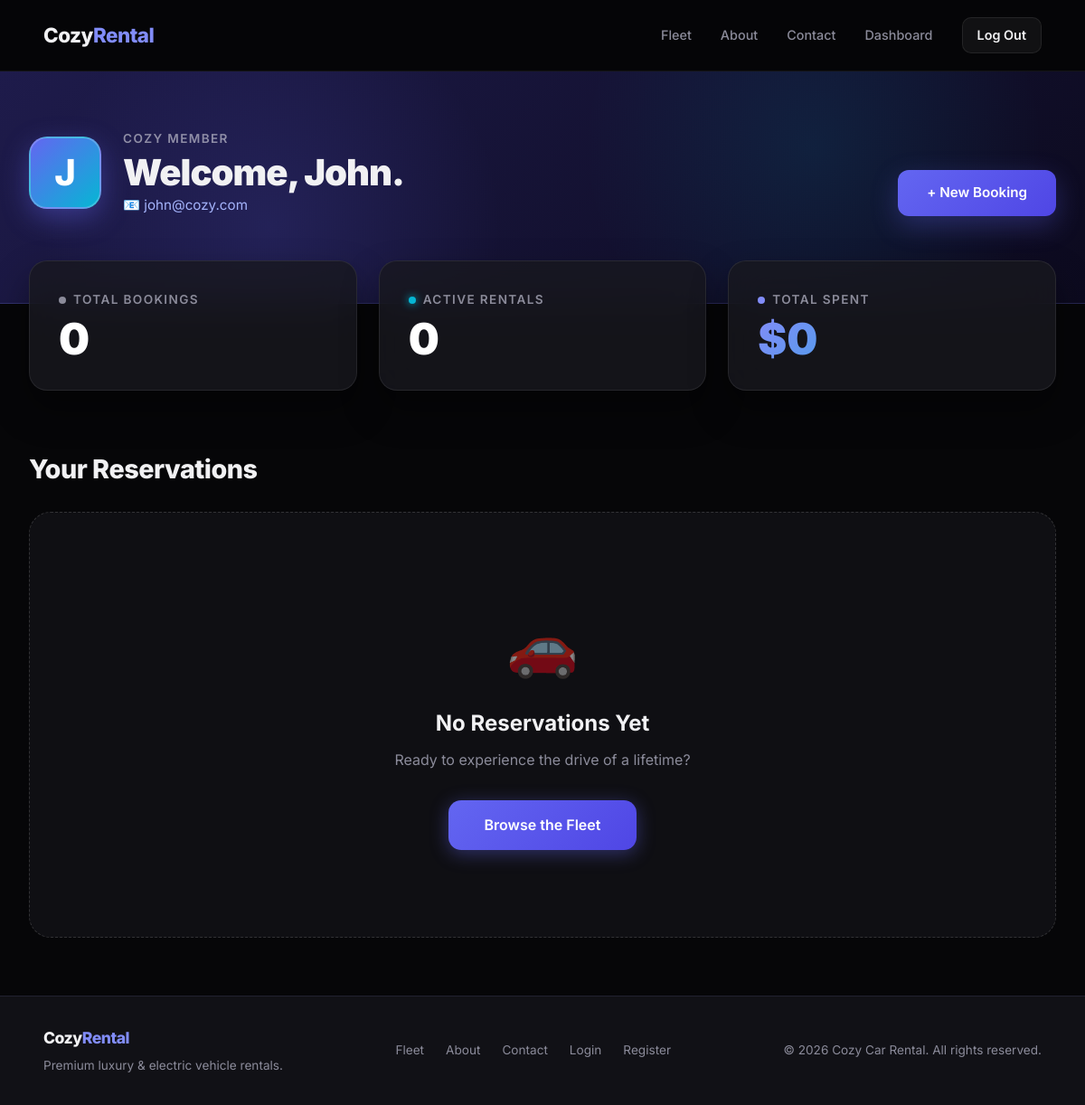
/dashboard.php (signed in), run on the app's committed database.
### tables this page shows
CREATE TABLE "User" (
    "id" TEXT NOT NULL PRIMARY KEY,
    "name" TEXT NOT NULL,
    "email" TEXT NOT NULL,
    "password" TEXT NOT NULL,
    "role" TEXT NOT NULL DEFAULT 'CUSTOMER',
    "licenseUrl" TEXT,
    "licenseStatus" TEXT NOT NULL DEFAULT 'PENDING',
    "createdAt" DATETIME NOT NULL DEFAULT CURRENT_TIMESTAMP,
    "updatedAt" DATETIME NOT NULL
);

### dashboard.php (the view, shortened to what this page needs)
<?php
require_once 'header.php';
$uStmt = $pdo->prepare("SELECT * FROM User WHERE id = ?");
$uStmt->execute([$_SESSION['user_id']]);
$user = $uStmt->fetch();
$bStmt = $pdo->prepare("
    SELECT b.*, c.brand, c.model, c.category, c.images
    FROM Booking b
    JOIN Car c ON b.carId = c.id
    WHERE b.userId = ?
    ORDER BY b.createdAt DESC
");
$bStmt->execute([$_SESSION['user_id']]);
$bookings = $bStmt->fetchAll();
$active   = array_filter($bookings, fn($b) => $b['status'] === 'PENDING' || $b['status'] === 'ACTIVE');
?>
<div style="background: var(--bg); min-height: calc(100vh - 80px);">
  <div style="position: relative; overflow: hidden; padding: 4rem 2rem 6rem; background: linear-gradient(135deg, #1e1b4b 0%, #0c0a1e 100%); border-bottom: 1px solid rgba(129,140,248,0.2);">
    <div style="position:absolute;top:-50%;left:0;width:600px;height:600px;background:radial-gradient(circle, rgba(99,102,241,0.15) 0%, transparent 60%);pointer-events:none;"></div>
    <div style="position:absolute;bottom:-50%;right:0;width:600px;height:600px;background:radial-gradient(circle, rgba(6,182,212,0.1) 0%, transparent 60%);pointer-events:none;"></div>
    <div style="max-width: 1200px; margin: 0 auto; position: relative; z-index: 10; display: flex; justify-content: space-between; align-items: flex-end; flex-wrap: wrap; gap: 2rem;">
      <div style="display: flex; align-items: center; gap: 1.5rem;">
        <div style="width: 80px; height: 80px; border-radius: 20px; background: linear-gradient(135deg, #6366f1, #06b6d4); display: flex; align-items: center; justify-content: center; font-size: 2.5rem; font-weight: 800; color: white; box-shadow: 0 10px 30px rgba(99,102,241,0.4); border: 2px solid rgba(255,255,255,0.2);">
          <?php echo strtoupper(substr($user['name'], 0, 1)); ?>
        </div>
        <div>
          <p style="color: rgba(255,255,255,0.5); font-size: 0.85rem; font-weight: 600; text-transform: uppercase; letter-spacing: 0.1em; margin-bottom: 0.4rem;">Cozy Member</p>
          <h1 style="font-size: 2.5rem; font-weight: 900; letter-spacing: -1px; line-height: 1; margin-bottom: 0.25rem;">
            Welcome, <?php echo htmlspecialchars(explode(' ', $user['name'])[0]); ?>.
          </h1>
          <p style="color: #a5b4fc; font-size: 0.95rem; display: flex; align-items: center; gap: 0.5rem;">
            &#128231; <?php echo htmlspecialchars($user['email']); ?>
          </p>
        </div>
      </div>
      <div>
        <a href="fleet.php" class="btn btn-primary" style="padding: 0.85rem 2rem; font-size: 0.95rem; box-shadow: 0 10px 30px rgba(99,102,241,0.3); border-radius: 12px;">
          + New Booking
        </a>
      </div>
    </div>
  </div>
  <div style="max-width: 1200px; margin: -3rem auto 0; padding: 0 2rem 4rem; position: relative; z-index: 20;">
    <div style="display: grid; grid-template-columns: repeat(auto-fit, minmax(250px, 1fr)); gap: 1.5rem; margin-bottom: 4rem;">
      <div style="background: rgba(24,24,31,0.8); backdrop-filter: blur(20px); -webkit-backdrop-filter: blur(20px); border: 1px solid rgba(255,255,255,0.08); border-radius: 20px; padding: 2rem; box-shadow: 0 20px 40px rgba(0,0,0,0.4);">
        <p style="color: var(--muted); font-size: 0.85rem; font-weight: 600; text-transform: uppercase; letter-spacing: 0.1em; margin-bottom: 0.5rem; display: flex; align-items: center; gap: 0.5rem;">
          <span style="display:inline-block;width:8px;height:8px;border-radius:50%;background:var(--muted);"></span> Total Bookings
        </p>
        <p style="font-size: 3rem; font-weight: 900; color: white; line-height: 1;"><?php echo count($bookings); ?></p>
      </div>
      <div style="background: rgba(24,24,31,0.8); backdrop-filter: blur(20px); -webkit-backdrop-filter: blur(20px); border: 1px solid rgba(255,255,255,0.08); border-radius: 20px; padding: 2rem; box-shadow: 0 20px 40px rgba(0,0,0,0.4);">
        <p style="color: var(--muted); font-size: 0.85rem; font-weight: 600; text-transform: uppercase; letter-spacing: 0.1em; margin-bottom: 0.5rem; display: flex; align-items: center; gap: 0.5rem;">
          <span style="display:inline-block;width:8px;height:8px;border-radius:50%;background:var(--accent);box-shadow:0 0 10px var(--accent);"></span> Active Rentals
        </p>
        <p style="font-size: 3rem; font-weight: 900; color: white; line-height: 1;"><?php echo count($active); ?></p>
      </div>
      <div style="background: rgba(24,24,31,0.8); backdrop-filter: blur(20px); -webkit-backdrop-filter: blur(20px); border: 1px solid rgba(255,255,255,0.08); border-radius: 20px; padding: 2rem; box-shadow: 0 20px 40px rgba(0,0,0,0.4);">
        <p style="color: var(--muted); font-size: 0.85rem; font-weight: 600; text-transform: uppercase; letter-spacing: 0.1em; margin-bottom: 0.5rem; display: flex; align-items: center; gap: 0.5rem;">
          <span style="display:inline-block;width:8px;height:8px;border-radius:50%;background:var(--primary-light);"></span> Total Spent
        </p>
        <p style="font-size: 3rem; font-weight: 900; background: linear-gradient(135deg, #818cf8, #06b6d4); -webkit-background-clip: text; -webkit-text-fill-color: transparent; background-clip: text; line-height: 1;">
          $<?php echo number_format(array_sum(array_column($bookings, 'totalPrice'))); ?>
        </p>
      </div>
    </div>
    <div style="display: flex; justify-content: space-between; align-items: flex-end; margin-bottom: 1.5rem;">
      <h2 style="font-size: 1.8rem; font-weight: 800; letter-spacing: -0.5px;">Your Reservations</h2>
    </div>
    <?php if (count($bookings) === 0): ?>
      <div style="background: rgba(24,24,31,0.5); border: 1px dashed rgba(255,255,255,0.15); border-radius: 24px; padding: 6rem 2rem; text-align: center;">
        <div style="font-size: 4rem; margin-bottom: 1rem; opacity: 0.5;">&#128663;</div>
        <h3 style="font-size: 1.5rem; margin-bottom: 0.5rem; font-weight: 700;">No Reservations Yet</h3>
        <p style="color: var(--muted); margin-bottom: 2rem;">Ready to experience the drive of a lifetime?</p>
        <a href="fleet.php" class="btn btn-primary" style="padding: 0.9rem 2.5rem; font-size: 1rem; border-radius: 14px;">Browse the Fleet</a>
      </div>
    <?php endif; ?>
  </div>
</div>
<?php require_once 'footer.php'; ?>

### style.css (style rules this page uses)
:root { --bg: #060608; --text: #f1f1f3; --muted: #8b8b9a; --primary: #6366f1; --primary-light: #818cf8; --primary-dark: #4f46e5; --accent: #06b6d4; --surface: #111116; --surface2: #18181f; --border: #222230; --border2: #2d2d40; --danger: #ef4444; --success: #10b981; }
* { box-sizing: border-box; margin: 0; padding: 0; }
html { scroll-behavior: smooth; }
body { background: var(--bg); color: var(--text); font-family: 'Inter', -apple-system, BlinkMacSystemFont, 'Segoe UI', sans-serif; line-height: 1.6; overflow-x: hidden; }
.btn { display: inline-flex; align-items: center; gap: 0.4rem; padding: 0.65rem 1.4rem; border-radius: 10px; font-weight: 600; font-size: 0.9rem; cursor: pointer; border: none; text-decoration: none; transition: all 0.2s; }
.btn-primary { background: linear-gradient(135deg, var(--primary), var(--primary-dark)); color: white; box-shadow: 0 4px 20px rgba(99,102,241,0.4); }

### data on the page
user: name "J", name "John", email "john@cozy.com"

### other printed values
count($bookings) "0"
count($active) "0"
array_sum(array_column($bookings, 'totalPrice')) "0"
